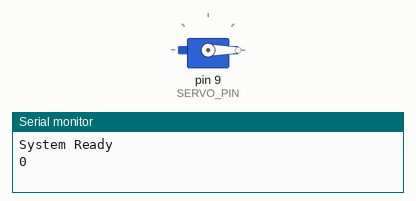
Simulated run of this sketch. Board: Arduino Nano Every. Parts: servo, the last lines printed to the serial monitor.

Above: at 3.05 s.
At 6.5 s:
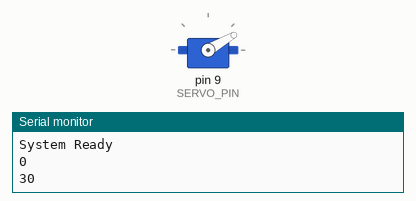
At 10.0 s:
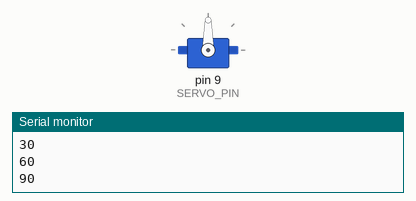
At 17.0 s:
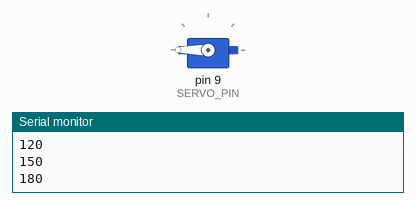
Timing chart, 0 to 21.2 s (numbered marks = the images above):
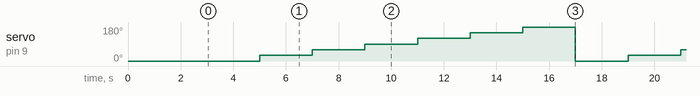

Measured:
- by itself, servo on pin 9 (SERVO_PIN): repeats every 14.0 s: 60° 2.0 s, 90° 2.0 s, 120° 2.0 s, 150° 2.0 s, 180° 2.0 s, 0° 2.0 s, 30° 2.0 s

The sketch:

lab-3-servo.ino
```cpp
// (licence header left out)
#include <Servo.h>

/*
  Define pins used
  Nano every pinout diagram:
  https://docs.arduino.cc/resources/pinouts/ABX00028-full-pinout.pdf
*/
#define SERVO_PIN 9

/*
  Create an instance of the Arduino Servo Library:
  https://docs.arduino.cc/libraries/servo/
*/
Servo servo;

/*
  The list of degrees to cycle through for the servo
*/
int output[7] = { 0, 30, 60, 90, 120, 150, 180 };
int output_position = 0;

void setup() {
  /*
    This method is run once, evertime your arduino is turned on.
    You should put any code in here that needs to have run before
    the 'loop' method.
  */

  // setup serial for diagnostics
  Serial.begin(9600);
  // reset the position
  output_position = 0;
  // set the servo pin to output
  pinMode(SERVO_PIN, OUTPUT);
  // attach the servo pin to the servo library
  servo.attach(SERVO_PIN);
  // set the servo to zero degrees
  servo.write(0);
  // pause the system
  delay(3000);
  Serial.println("System Ready");
}

void loop() {
  /*
    This method is called on a loop untill your arduino is turned off.
    The main logic for your code should be present within this method.
  */

  // move the servo to the correct position
  servo.write(output[output_position]);
  Serial.println(output[output_position]);

  // determine next position
  if (output_position >= 6) {
    output_position = 0;
  } else {
    output_position++;
  }

  // wait 2 seconds untill the next itteration
  delay(2000);
}
```
